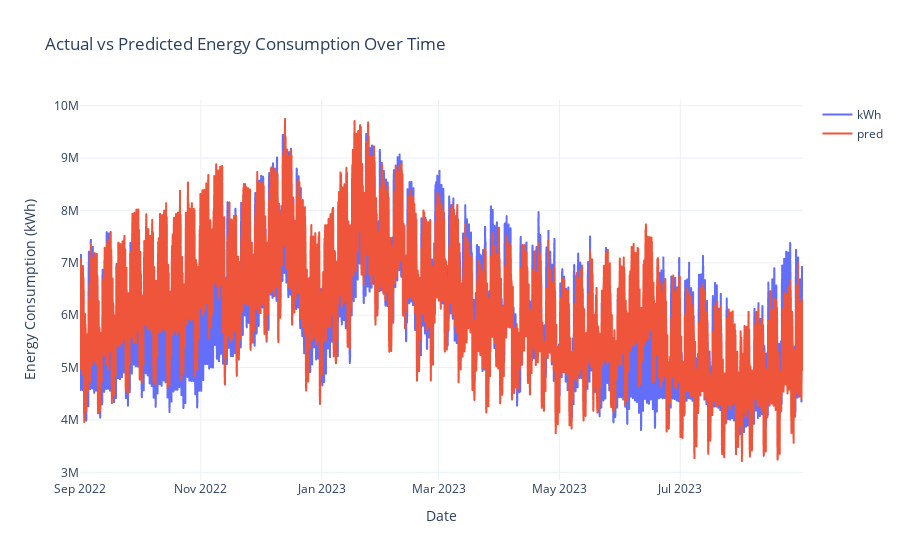

The code cell stored with this chart in its notebook:
### Code cell
# Create the figure with step lines for both actual and predicted values
fig = px.line(
    y_preds_val.reset_index(),
    x="datetime",
    y=["kWh", "pred"],
    labels={
        "datetime": "Date",
        "value": "Energy Consumption (kWh)",
        "variable": "Series",
    },
    title="Actual vs Predicted Energy Consumption Over Time",
    line_shape="hv",  # Set line shape to horizontal-vertical for step chart
)

# Customize the layout
fig.update_layout(
    template="plotly_white",
    legend=dict(title=""),
    xaxis_title="Date",
    yaxis_title="Energy Consumption (kWh)",
)

# Show the figure
fig.show()

### Figure 1 — Plotly figure (JSON) as saved in the notebook; plotly's stock layout.template omitted (floating-point values rounded to 4 significant figures; data arrays with more than 128 entries replaced by an {"elided": "..."} marker saying what was removed)
{"data": [{"hovertemplate": "Series=kWh<br>Date=%{x}<br>Energy Consumption (kWh)=%{y}<extra></extra>", "legendgroup": "kWh", "line": {"color": "#636efa", "dash": "solid", "shape": "hv"}, "marker": {"symbol": "circle"}, "mode": "lines", "name": "kWh", "showlegend": true, "type": "scattergl", "x": {"elided": "8760 str values"}, "xaxis": "x", "y": {"elided": "8760 float values"}, "yaxis": "y"}, {"hovertemplate": "Series=pred<br>Date=%{x}<br>Energy Consumption (kWh)=%{y}<extra></extra>", "legendgroup": "pred", "line": {"color": "#EF553B", "dash": "solid", "shape": "hv"}, "marker": {"symbol": "circle"}, "mode": "lines", "name": "pred", "showlegend": true, "type": "scattergl", "x": {"elided": "8760 str values"}, "xaxis": "x", "y": {"elided": "8760 float values"}, "yaxis": "y"}], "layout": {"legend": {"title": {"text": ""}, "tracegroupgap": 0}, "title": {"text": "Actual vs Predicted Energy Consumption Over Time"}, "xaxis": {"anchor": "y", "domain": [0, 1], "title": {"text": "Date"}}, "yaxis": {"anchor": "x", "domain": [0, 1], "title": {"text": "Energy Consumption (kWh)"}}}}
